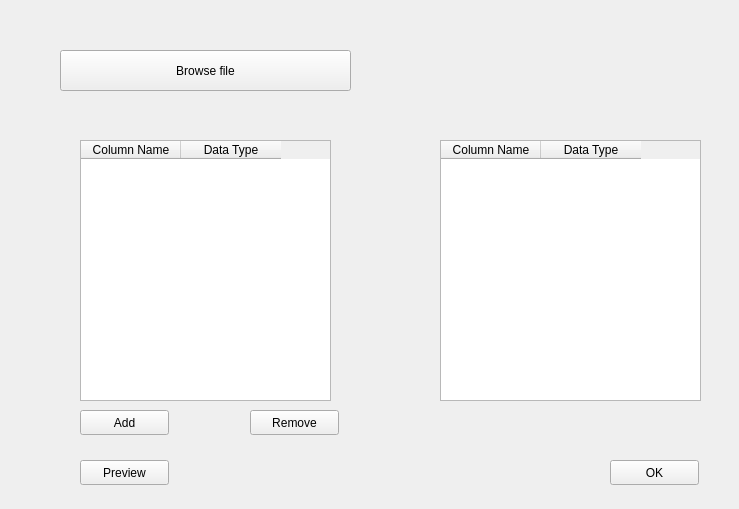
<?xml version="1.0" encoding="UTF-8"?>
<ui version="4.0">
 <class>ConfigFile</class>
 <widget class="QWidget" name="ConfigFile">
  <property name="geometry">
   <rect>
    <x>0</x>
    <y>0</y>
    <width>739</width>
    <height>509</height>
   </rect>
  </property>
  <property name="windowTitle">
   <string>Config Source File</string>
  </property>
  <widget class="QPushButton" name="browseFileButton">
   <property name="geometry">
    <rect>
     <x>60</x>
     <y>50</y>
     <width>291</width>
     <height>41</height>
    </rect>
   </property>
   <property name="text">
    <string>Browse file</string>
   </property>
  </widget>
  <widget class="QTableWidget" name="tableSourceWidget">
   <property name="enabled">
    <bool>true</bool>
   </property>
   <property name="geometry">
    <rect>
     <x>80</x>
     <y>140</y>
     <width>251</width>
     <height>261</height>
    </rect>
   </property>
   <property name="tabletTracking">
    <bool>false</bool>
   </property>
   <column>
    <property name="text">
     <string>Column Name</string>
    </property>
   </column>
   <column>
    <property name="text">
     <string>Data Type</string>
    </property>
   </column>
  </widget>
  <widget class="QTableWidget" name="tableDestWidget">
   <property name="geometry">
    <rect>
     <x>440</x>
     <y>140</y>
     <width>261</width>
     <height>261</height>
    </rect>
   </property>
   <column>
    <property name="text">
     <string>Column Name</string>
    </property>
   </column>
   <column>
    <property name="text">
     <string>Data Type</string>
    </property>
   </column>
  </widget>
  <widget class="QPushButton" name="previewButton">
   <property name="geometry">
    <rect>
     <x>80</x>
     <y>460</y>
     <width>89</width>
     <height>25</height>
    </rect>
   </property>
   <property name="text">
    <string>Preview</string>
   </property>
  </widget>
  <widget class="QPushButton" name="okButton">
   <property name="geometry">
    <rect>
     <x>610</x>
     <y>460</y>
     <width>89</width>
     <height>25</height>
    </rect>
   </property>
   <property name="text">
    <string>OK</string>
   </property>
  </widget>
  <widget class="QPushButton" name="addBtn">
   <property name="geometry">
    <rect>
     <x>80</x>
     <y>410</y>
     <width>89</width>
     <height>25</height>
    </rect>
   </property>
   <property name="text">
    <string>Add</string>
   </property>
  </widget>
  <widget class="QPushButton" name="removeBtn">
   <property name="geometry">
    <rect>
     <x>250</x>
     <y>410</y>
     <width>89</width>
     <height>25</height>
    </rect>
   </property>
   <property name="text">
    <string>Remove</string>
   </property>
  </widget>
 </widget>
 <resources/>
 <connections/>
</ui>
